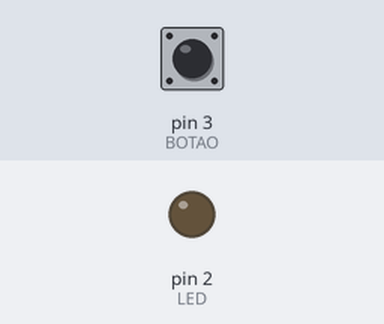
A sketch run on a simulated Arduino Uno, built with avr-gcc and run on an emulated ATmega328P. Shown: output pins drawn as LEDs (lit = HIGH). The test bench sets the inputs (shaded band); at power-on: pin 3 (BOTAO) LOW.

Above: at 1.2 s.
1.3 s: pin 3 (BOTAO) pulled HIGH for 0.15 s
At 2.6 s:
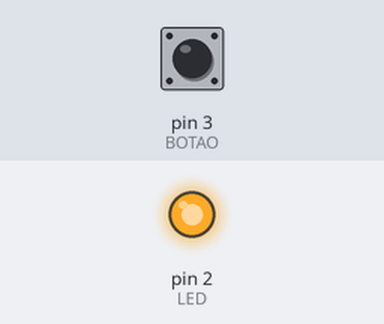
3.0 s: pin 3 (BOTAO) pulled HIGH for 1 s
At 3.8 s:
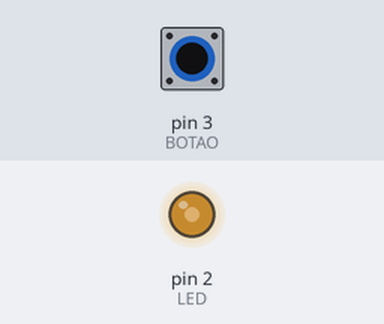
5.5 s: pin 3 (BOTAO) pulled HIGH for 0.15 s
At 6.9 s:
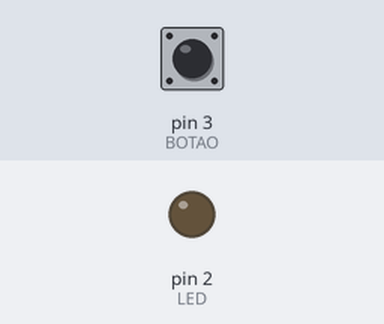
7.2 s: pin 3 (BOTAO) pulled HIGH for 3.2 s
At 8.4 s:
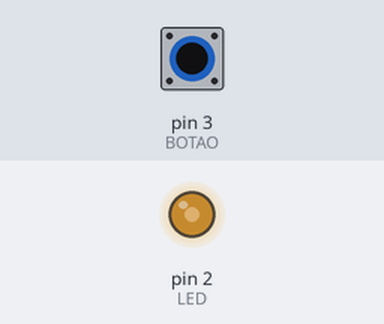
Timing chart, 0 to 11.9 s (numbered marks = the images above; inputs shaded):
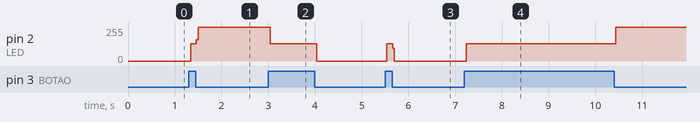

The sketch:

interruptor.ino
```cpp
//O programa faz com que ligue e desligue o led utilizando o componente push button
int pressao=0;
int ligado=0;
void setup() {
  pinMode(2,OUTPUT); // LED
  pinMode(3,INPUT); //BOTAO
}

void loop() {
  pressao=digitalRead(3);
  if(pressao==HIGH)
  {
     switch(ligado)
     {
        case 0:
          digitalWrite(2,HIGH);
          ligado=1;
          break;
        case 1:
          digitalWrite(2,LOW);
          ligado=0;
          break;
     }
  }
}
```

Measured:
- after the input at 1.3 s, pin 2 (LED): 0/255 → 129/255 at once, → 255/255 0.12 s later
- after the input at 3.0 s, pin 2 (LED): 255/255 → 129/255 at once, → 0/255 1.0 s later
- after the input at 5.5 s, pin 2 (LED): 0/255 → 129/255 at once, → 0/255 0.12 s later
- after the input at 7.2 s, pin 2 (LED): 0/255 → 129/255 at once, → 255/255 3.2 s later
